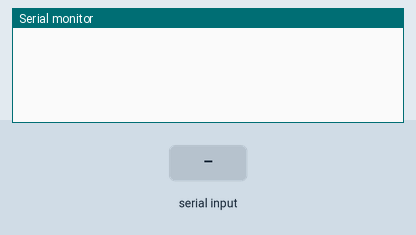
Recording of a sketch running on a simulated Arduino Uno, built with avr-gcc and run on an emulated ATmega328P. On the bench: the last lines printed to the serial monitor. The test bench sets the inputs (shaded band).

Above: at 1.2 s.
1.3 s: "add" received over Serial
At 3.5 s:
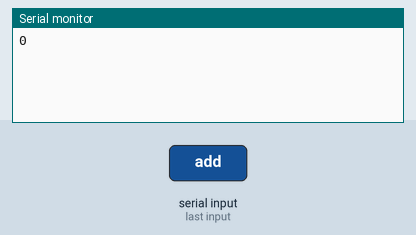
3.8 s: "90,45\n" received over Serial
At 5.7 s:
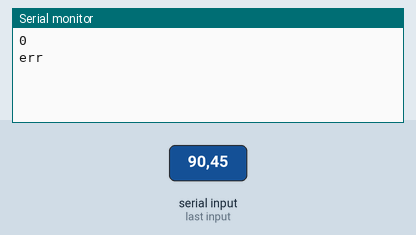

The sketch:

sketch.ino
```cpp
int r = 1;
void setup(){
  Serial.begin(9600);
}

void loop(){
  if(Serial.available()){    //From RPi to Arduino
    String input = Serial.readString();

    String opStr = input.substring(0,3);
    int op1 = input.substring(3,4).toInt();
    int op2 = input.substring(4,5).toInt();

    int res = 0;
    if(opStr.equals("add"))
    {
      res = op1 + op2;
      Serial.println(res);
    }
    else if(opStr.equals("mul"))
    {
      res = op1 * op2;
      Serial.println(res);
    }
    else{
      Serial.println("err");
    }
  }


}
```

Measured:
- after the input at 1.3 s, the serial monitor: prints a new line after 1.0 s (image 1)
- after the input at 3.8 s, the serial monitor: prints a new line after 1.0 s (image 2)
